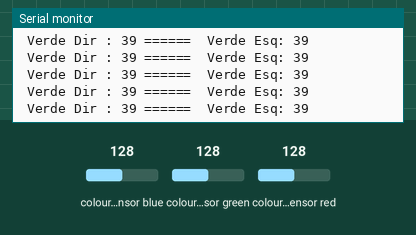
This sketch was run on a simulated Arduino Mega 2560, built with avr-gcc and run on an emulated ATmega2560. Parts: the last lines printed to the serial monitor. Wiring (inferred from the names in the program): 2 × TCS3200 colour sensor: output pin 44, S2 pin 50, S3 pin 52, S0 pin 46, S1 pin 48 / output pin 45, S2 pin 51, S3 pin 53, S0 pin 47, S1 pin 49. The inputs (shaded band) are chosen by the test bench; at power-on: colour sensor green 128, colour sensor blue 128, colour sensor red 128.

Above: at 1.2 s.
1.3 s: colour sensor green set to 5
At 1.56 s:
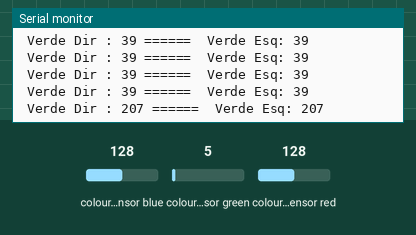
2.8 s: colour sensor green set to 64
At 2.97 s:
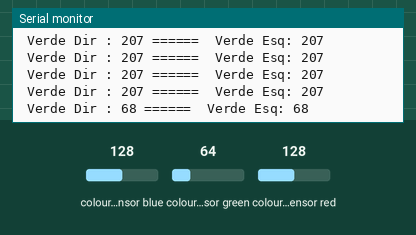
Timing chart, 0 to 5.8 s (numbered marks = the images above; inputs shaded):
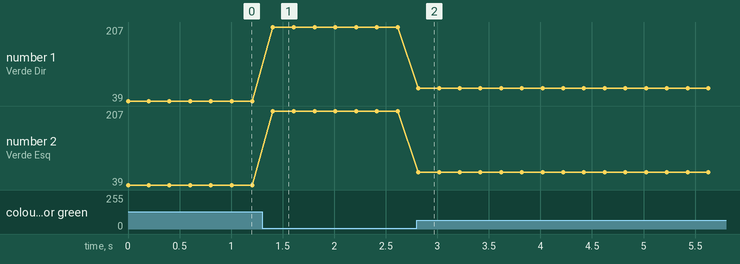

Measured:
- after the input at 1.3 s, the serial monitor: prints a new line after 0.11 s (image 1)
- after the input at 2.8 s, the serial monitor: prints a new line at once (image 2)
- plotted number 1: 39 → 207 after the input at 1.3 s, 207 → 68 after the input at 2.8 s
- plotted number 2: 39 → 207 after the input at 1.3 s, 207 → 68 after the input at 2.8 s

The sketch:

Os_dois_verde-_Leitura.ino
```cpp
// Programa : Detector de cores usando modulo TCS230
// Alteracoes e comentarios : Arduino e Cia
//
// Baseado no programa original de Martin Mason

//Pinos de conexao do modulo TCS230 DIREITO
#define Dir_out 44
#define Dir_s0  46
#define Dir_s1  48
#define Dir_s2  50
#define Dir_s3  52

//Pinos de conexao do modulo TCS230 ESQUERDO
#define Esq_out 45
#define Esq_s0  47
#define Esq_s1  49
#define Esq_s2  51
#define Esq_s3  53

//Variaveis que armazenam o valor das cores

int Dir_green = 0;
int Esq_green = 0;

void color();


void setup()


{

  pinMode(Dir_s0, OUTPUT);  //PINOS DO SENSOR DE COR DA DIREITA
  pinMode(Dir_s1, OUTPUT);
  pinMode(Dir_s2, OUTPUT);
  pinMode(Dir_s3, OUTPUT);
  pinMode(Dir_out, INPUT);
//================================================================
  pinMode(Esq_s0, OUTPUT);  //PINOS DO SENSOR DE COR DA ESQUERDA
  pinMode(Esq_s1, OUTPUT);
  pinMode(Esq_s2, OUTPUT);
  pinMode(Esq_s3, OUTPUT);
  pinMode(Esq_out, INPUT);

  Serial.begin(9600);
  //============================================================================
  digitalWrite(Dir_s0, HIGH);  //CONDIÇÃO DE FREQUÊNCIA DO SENSOR DE COR DIREITO
  digitalWrite(Dir_s1, LOW);
  //============================================================================
  digitalWrite(Esq_s0, HIGH);  //CONDIÇÃO DE FREQUÊNCIA DO SENSOR DE COR ESQUERDO
  digitalWrite(Esq_s1, LOW);


}

void loop()
{
  color(); //Chama a rotina que le as cores

  //Mostra no serial monitor os valores detectados
 //=================================================================================
  Serial.print(" Verde Dir : ");  //PRINTA O VALOR LIDO PELO SENSOR DE COR DIREITO
  Serial.print(Dir_green);
 //================================================================================
  Serial.print(" ======  Verde Esq: ");   //PRINTA O VALOR LIDO PELO SENSOR DE COR ESQUERDO
  Serial.println(Esq_green);
  //=================================================================================

  delay(200);
 }

void color()
{
  //Rotina que le o valor das cores

 digitalWrite(Dir_s2, HIGH);  // CONDIÇÃO QUE ACIONA OS FOTOTRANSISTORS PARA VERDE DO DIREITO
 digitalWrite(Dir_s3, HIGH);
//===============================
 digitalWrite(Esq_s2, HIGH);  // CONDIÇÃO QUE ACIONA OS FOTOTRANSISTORS PARA VERDE DO ESQUERDO
 digitalWrite(Esq_s3, HIGH);

 //count OUT, pGreen, GREEN

  Dir_green = pulseIn(Dir_out, digitalRead(Dir_out) == HIGH ? LOW : HIGH);
  Esq_green = pulseIn(Esq_out, digitalRead(Esq_out) == HIGH ? LOW : HIGH);

}
```
